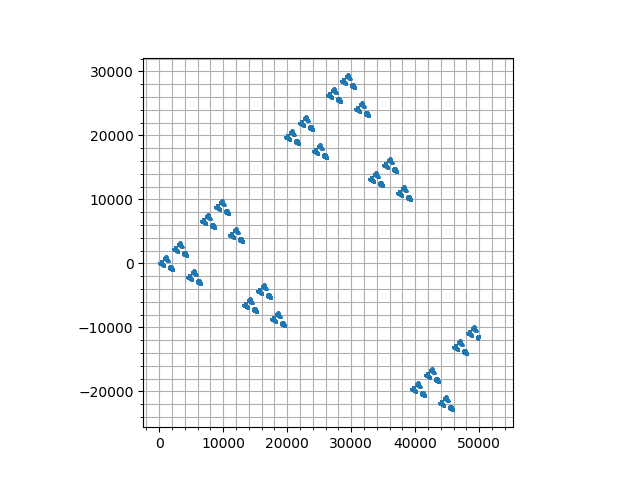

The Python source for this figure:
#!/usr/bin/env python3

"""
    balanced_ternary.py
    2019.08
"""

import matplotlib.pyplot as plt
import numpy as np


def ternary(integer):
    """integer in base 3"""
    digits = []
    while integer > 0:
        digits.append(str(integer % 3))
        integer //= 3
    return "".join(digits[::-1]) if digits else "0"


def baln(n):
    nlist = ["-1" if x == "2" else x for x in ternary(n)]

    answer, base = 0, 0
    for n in reversed(nlist):
        answer += int(n) * 3 ** base
        base += 1
    return answer


fig, ax = plt.subplots(1)

X = np.arange(50000)

balnvector = np.vectorize(baln)
ax.plot(X, balnvector(X), ".", markersize=1)

ax.minorticks_on()
ax.axis("square")
ax.grid(True, which="both")
plt.show()
